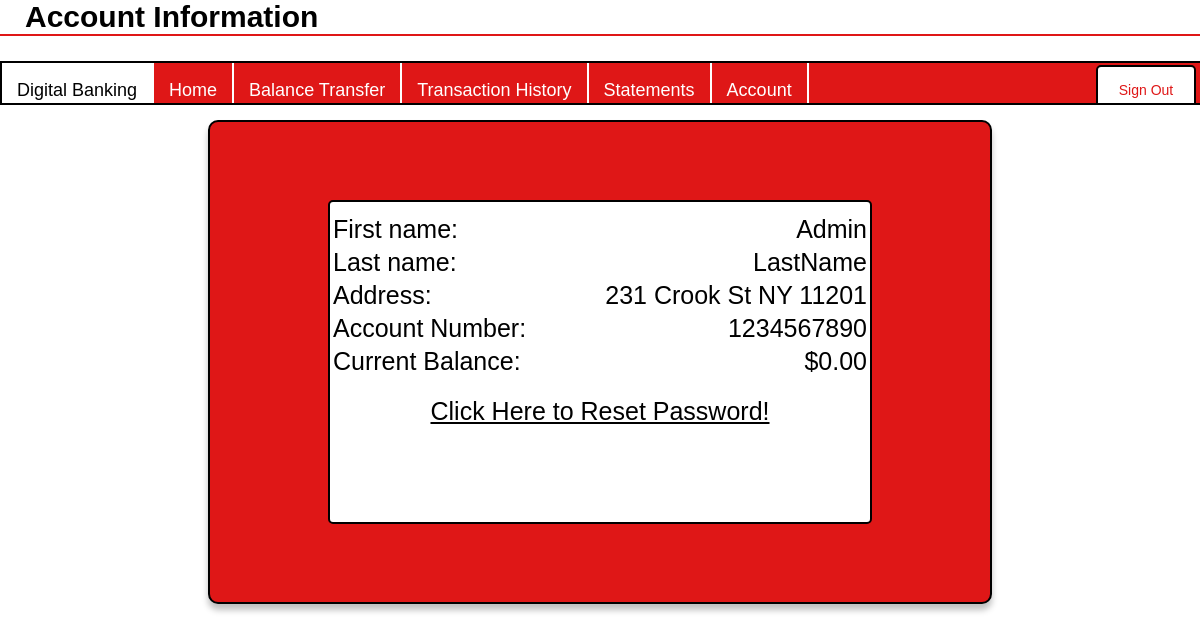
/415-Online-Banking/pages/customerAccount.php (signed in), run on the app's committed database.
### tables this page shows
CREATE TABLE `customer_info` (
  `accNum` varchar(10) NOT NULL,
  `currentBal` decimal(10,2) NOT NULL DEFAULT '0.00',
  `LName` varchar(20) NOT NULL,
  `FName` varchar(20) NOT NULL,
  `add_street` varchar(40) NOT NULL,
  `add_town` varchar(40) NOT NULL,
  `add_state` varchar(2) NOT NULL,
  `add_zip` varchar(9) NOT NULL,
  `add_aptNum` varchar(5) DEFAULT NULL,
  `createdDate` date DEFAULT NULL
);

### 415-Online-Banking/pages/customerAccount.php (the view, shortened to what this page needs)
<?php
include('../database/dbConnectUser.php');
$accNum =  $_SESSION['accNum'];
$query = "SELECT currentBal, LName, FName, add_street, add_town, add_state, add_zip, add_aptNum FROM customer_info WHERE accNum = '$accNum' ";
$result = mysqli_query($dbConnect, $query);
if ($result->num_rows > 0) {
    while($row = $result->fetch_assoc()) {
        $currentBal = $row['currentBal'];
        $LName = $row['LName'];
        $FName = $row['FName'];
        $add_street = $row['add_street'];
        $add_state = $row['add_state'];
        $add_zip = $row['add_zip'];
    }
}
?>
<html>
  <head>
	</head>
	<body>
		<h2 style= "border-bottom: 2px solid rgb(223,23,23); font-size: 30px; font-family: sans-serif; padding-left: 25px; color: black;"> Account Information </h2>
		<div class = "navBar">
			<a style = "font-size: 18px; color: black; background: white; overflow: auto; ">Digital Banking</a>
			<a id= "link" href = "customerHomePage.php">Home</a>
			<a id= "link" href = "customerBalanceTransfer.php">Balance Transfer</a>
			<a id= "link" href = "customerTransactions.php">Transaction History</a>
			<a id= "link" href = "customerStatements.php">Statements</a>
			<a id= "link" href = "customerAccount.php"> Account</a>
			<form id = "signoutForm" method = "post">
			    <input id = "signout" name = "signout" value = "Sign Out" type = "submit"/>
            </form>
		</div>
		<div id = "content">
		   <div id = "accountInfo">
			<table>
			   <tr>
			      <td> First name: </td>
			      <td id = "right"> <?php echo $FName; ?> </td>
			   </tr>
			   <tr>
			      <td> Last name: </td>
			      <td id = "right"> <?php echo $LName; ?> </td>
			   </tr>
			   <tr>
			      <td> Address: </td>
			      <td id = "right"> <?php echo $add_street . " " .  $add_state . " " . $add_zip . " "  . $add_aptNum; ?> </td>
			   </tr>
			   <tr>
			      <td> Account Number: </td>
			      <td id = "right"> <?php echo $accNum; ?> </td>
			   </tr>
			   <tr>
			       <td> Current Balance: </td>
			       <td id = "right"> <?php echo "$" . $currentBal; ?> </td>
			   </tr>
			</table>
			<br>
			<a style = "text-align: center; font-size: 25px; color: black;" href = "secretPassReset.php">Click Here to Reset Password!</a>
			</div>
		</div>
	</body>
</html>

### 415-Online-Banking/pages/customerAccount.php (style rules this page uses)
body { font-family: Arial, Helvetica, sans-serif; margin: 0; }
.navBar { background: rgb(223,23,23); border: 2px solid black; margin-top: 5px; height: 5vh; width: 100vw; margin-bottom: 15px; overflow: auto; overflow-x: hidden; overflow-y: hidden; }
.navBar a { float: left; text-decoration: none; text-align: center; color: white; font-size: 5vh; padding: 17px 15px; font-size: 18px; border-right: 2px solid white; }
#content { margin: 0 auto; left: 50%; background: rgb(223,23,23); border-radius: 20px; height: 60vh; width: 65vw; box-shadow: 0px 6px 6px rgba(0, 0, 0, 0.25); color: white; display: flex; text-align: center; justify-content: center; align-items: center; border: 2px solid black; border-radius: 10px; }
#accountInfo { background: white; color: black; height: 40vh; width: 45vw; margin: 0 auto; border: 2px solid black; border-radius: 5px; }
table { border: none; font-family: sans-serif; font-size: 25px; width: 100%; margin-top: 10px; }
#right { float: right; }
#signout { height: 50px; width: 100px; float: right; border-radius: 5px; background: white; color: rgb(223,23,23); font-size: 14px; border: 2px solid black; }
#signoutForm { float: right; margin-right: 4px; padding: 2px; }

### data on the page
customer_info: FName "Admin", LName "LastName", add_street "231 Crook St", add_state "NY", add_zip "11201", currentBal "0.00"

### other printed values
$accNum "1234567890"
